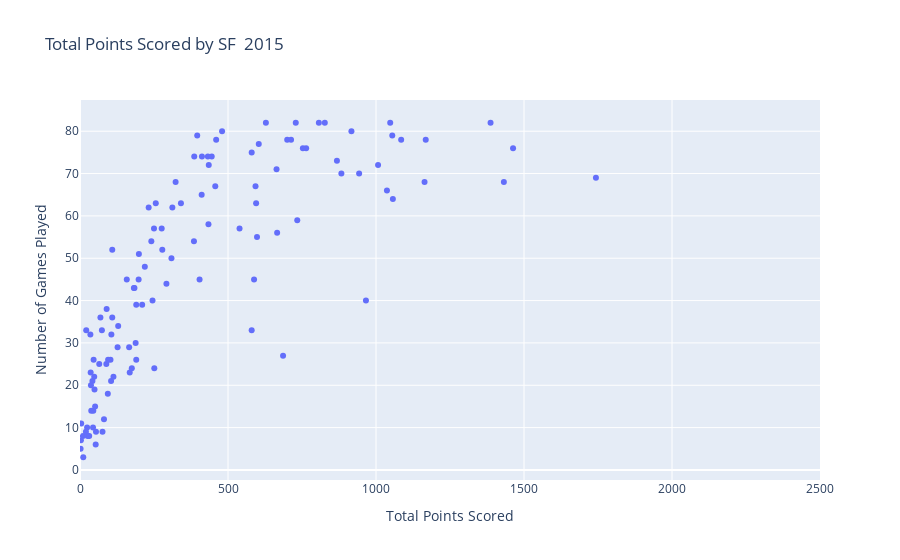

The notebook cell saved with this chart:
### Code cell
sf_2015season_df = _2015seasons_df[_2015seasons_df["Pos"] == 'SF']
SF_fig = px.scatter(sf_2015season_df, x="PTS", y="G", size_max=25, 
                    title="Total Points Scored by SF  2015", 
                    labels= { "G" : "Number of Games Played", "PTS": "Total Points Scored"
                    }, hover_name=sf_2015season_df["Player"])
SF_fig.update_layout(xaxis_range=[0,2500])
SF_fig.show()

### Figure 1 — Plotly figure (JSON) as saved in the notebook; plotly's stock layout.template omitted (floating-point values rounded to 4 significant figures)
{"data": [{"hovertemplate": "<b>%{hovertext}</b><br><br>Total Points Scored=%{x}<br>Number of Games Played=%{y}<extra></extra>", "hovertext": ["Al-Farouq Aminu", "Kyle Anderson", "Carmelo Anthony", "Trevor Ariza", "Luke Babbitt", "Harrison Barnes", "Matt Barnes", "Nicolas Batum", "Bojan Bogdanovic", "Corey Brewer", "Corey Brewer", "Corey Brewer", "Chase Budinger", "Reggie Bullock", "Reggie Bullock", "Reggie Bullock", "Caron Butler", "Rasual Butler", "Bruno Caboclo", "DeMarre Carroll", "Omri Casspi", "Wilson Chandler", "Victor Claver", "Chris Copeland", "Robert Covington", "Jae Crowder", "Jae Crowder", "Jae Crowder", "Luigi Datome", "Luigi Datome", "Luigi Datome", "Austin Daye", "Austin Daye", "Austin Daye", "Luol Deng", "Mike Dunleavy", "Kevin Durant", "Cleanthony Early", "James Ennis", "Jeremy Evans", "Landry Fields", "Danilo Gallinari", "Francisco Garcia", "Rudy Gay", "Alonzo Gee", "Alonzo Gee", "Alonzo Gee", "Paul George", "Danny Granger", "Jerami Grant", "Jeff Green", "Jeff Green", "Jeff Green", "Jordan Hamilton", "Maurice Harkless", "Tobias Harris", "Gordon Hayward", "Xavier Henry", "Solomon Hill", "Robbie Hummel", "Andre Iguodala", "Joe Ingles", "LeBron James", "Richard Jefferson", "Chris Johnson", "Chris Johnson", "Chris Johnson", "Chris Johnson", "Wesley Johnson", "Dahntay Jones", "James Jones", "Perry Jones", "Michael Kidd-Gilchrist", "Andrei Kirilenko", "Kawhi Leonard", "Shawn Marion", "Cartier Martin", "Doug McDermott", "Khris Middleton", "Darius Miller", "Mike Miller", "Steve Novak", "Kostas Papanikolaou", "Chandler Parsons", "Paul Pierce", "Quincy Pondexter", "Otto Porter", "Tayshaun Prince", "Tayshaun Prince", "Tayshaun Prince", "Tayshaun Prince", "Glenn Robinson", "Terrence Ross", "Damjan Rudez", "John Salmons", "JaKarr Sampson", "Thabo Sefolosha", "Kyle Singler", "Kyle Singler", "Kyle Singler", "Tony Snell", "Jeffery Taylor", "Lance Thomas", "P.J. Tucker", "Hedo Turkoglu", "Henry Walker", "Gerald Wallace", "T.J. Warren", "Travis Wear", "Martell Webster", "Andrew Wiggins", "Reggie Williams", "Shawne Williams", "Shawne Williams", "Shawne Williams", "Dorell Wright"], "legendgroup": "", "marker": {"color": "#636efa", "symbol": "circle"}, "mode": "markers", "name": "", "orientation": "v", "showlegend": false, "type": "scatter", "x": [412, 74, 966, 1048, 256, 827, 764, 664, 700, 917, 251, 666, 457, 69, 65, 4, 460, 580, 10, 883, 593, 1085, 24, 309, 943, 628, 89, 539, 105, 11, 94, 129, 103, 26, 1007, 595, 686, 210, 312, 90, 46, 734, 45, 1432, 241, 190, 51, 53, 188, 411, 1168, 580, 588, 38, 158, 1164, 1463, 20, 729, 198, 604, 396, 1743, 432, 166, 54, 81, 31, 753, 21, 250, 184, 598, 3, 1057, 276, 36, 109, 1055, 2, 109, 48, 182, 1037, 868, 404, 445, 434, 190, 76, 168, 44, 807, 323, 42, 386, 278, 480, 385, 95, 435, 127, 113, 713, 232, 175, 35, 245, 199, 106, 1387, 37, 341, 292, 49, 219], "xaxis": "x", "y": [74, 33, 40, 82, 63, 82, 76, 71, 78, 80, 24, 56, 67, 36, 25, 11, 78, 75, 8, 70, 67, 78, 10, 50, 70, 82, 25, 57, 21, 3, 18, 34, 26, 8, 72, 63, 27, 39, 62, 38, 26, 59, 14, 68, 54, 39, 15, 6, 30, 65, 78, 33, 45, 14, 45, 68, 76, 9, 82, 45, 77, 79, 69, 74, 29, 9, 12, 8, 76, 33, 57, 43, 55, 7, 64, 57, 23, 36, 79, 5, 52, 22, 43, 66, 73, 45, 74, 58, 26, 9, 23, 10, 82, 68, 21, 74, 52, 80, 54, 26, 72, 29, 22, 78, 62, 24, 32, 40, 51, 32, 82, 20, 63, 44, 19, 48], "yaxis": "y"}], "layout": {"legend": {"tracegroupgap": 0}, "title": {"text": "Total Points Scored by SF  2015"}, "xaxis": {"anchor": "y", "domain": [0, 1], "range": [0, 2500], "title": {"text": "Total Points Scored"}}, "yaxis": {"anchor": "x", "domain": [0, 1], "title": {"text": "Number of Games Played"}}}}
